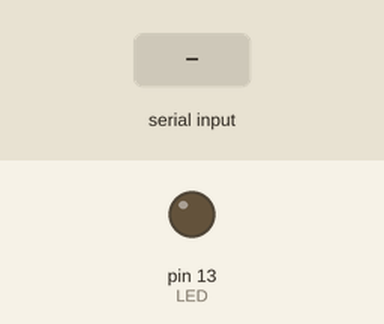
Recording of a sketch running on a simulated Arduino Leonardo, built with avr-gcc and run on an emulated ATmega32U4. Shown: output pins drawn as LEDs (lit = HIGH). The test bench sets the inputs (shaded band).

Above: at 1.2 s.
1.3 s: "1" received over the second serial link
At 2.5 s:
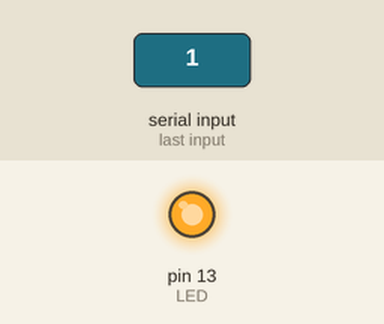
2.8 s: "0" received over the second serial link
At 3.8 s:
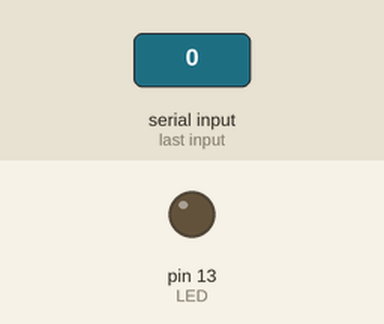
Timing chart, 0 to 5.8 s (numbered marks = the images above; inputs shaded):
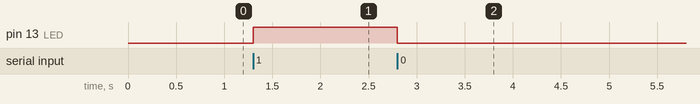

Measured:
- after the input at 1.3 s, pin 13 (LED): LOW → HIGH at once
- after the input at 2.8 s, pin 13 (LED): HIGH → LOW at once

The sketch:

BT_getDataTest_softSerial.ino.ino
```cpp
#include <SoftwareSerial.h>
SoftwareSerial mySerial(10, 11); // RX, TX
char INBYTE;
int  LED = 13; // LED on pin 13

void setup() {
  pinMode(LED, OUTPUT);
  mySerial.begin(9600);
  /*while (!mySerial) {
    // Wait untilSerial is ready - Leonardo
  }
  delay(100); // Test timing for Leonardo; may not do anything
  */
  mySerial.println("Press 1 to turn Arduino pin 13 LED ON or 0 to turn it OFF:");
}

void loop() {
  while (!mySerial.available()); // stay here so long as COM port is empty
  INBYTE = mySerial.read(); // read next available byte
  if (INBYTE == '0')
  {
    digitalWrite(LED, LOW);  // if it's a 0 (zero) tun LED off
    mySerial.println("Pressed 0 and turned LED OFF.");
  }
  else if (INBYTE == '1')
  {
    digitalWrite(LED, HIGH); // if it's a 1 (one) turn LED on
    mySerial.println("Pressed 1 and turned LED ON.");
  }
  else
  {
    mySerial.println("Please only press 0 for OFF or 1 for ON.");
  }
  delay(100); // A little padding so you can't spam buffer
}
```
